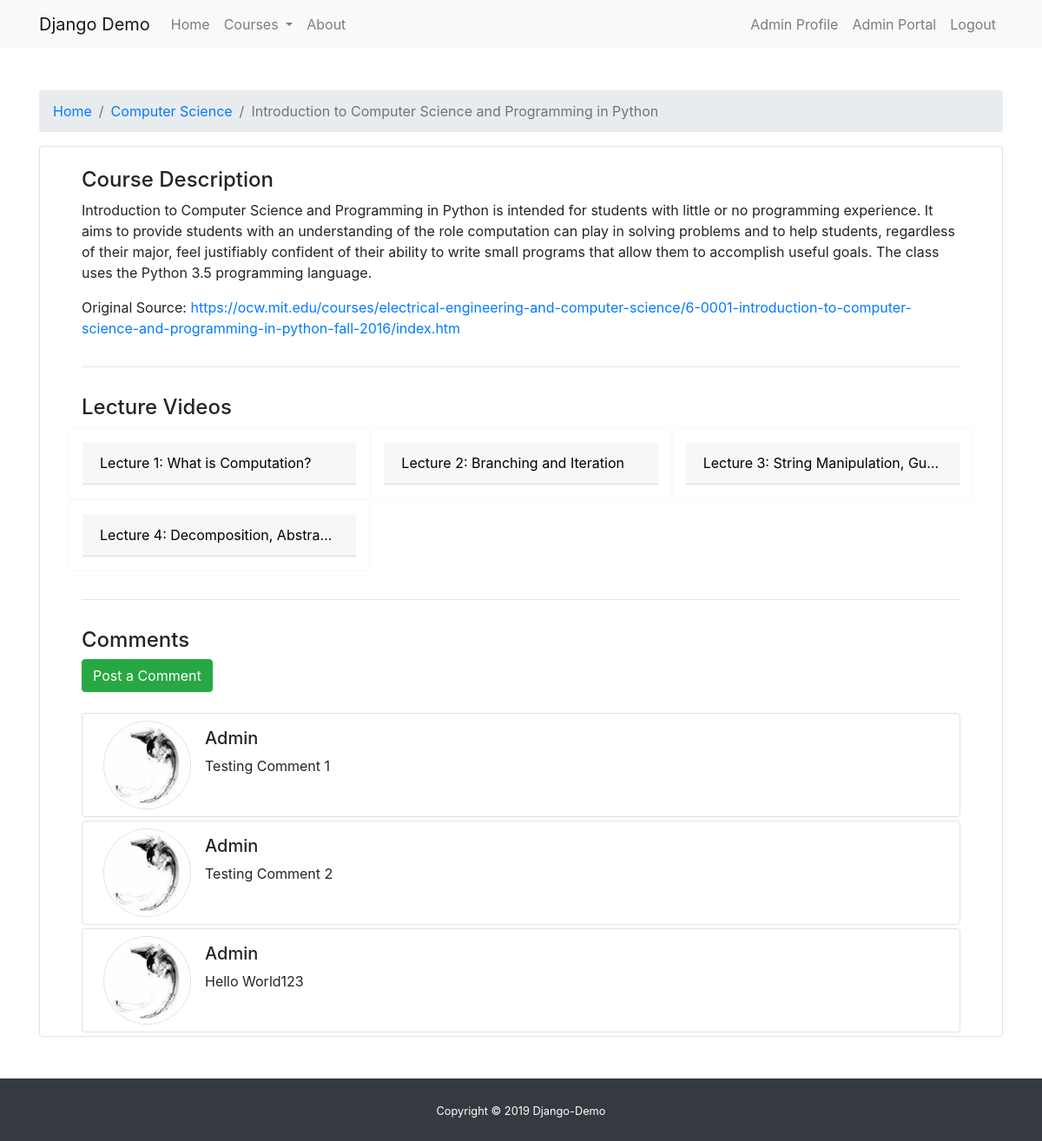
The page /course/1/ (signed in) on the database its author committed.
### main/models.py (models this page shows, shortened)
class Course(models.Model):
    subject = models.ForeignKey('Subject', on_delete=models.CASCADE)
    author = models.ForeignKey(User, on_delete=models.CASCADE)
    title = models.CharField(max_length=255, null=False)
    teacher = models.CharField(max_length=100, default='Unknown')
    description = models.TextField(null=False)
    source_link = models.TextField(default="No Source")

class Subject(models.Model):
    title = models.CharField(max_length=100, null=False)
    description = models.TextField(null=False)
    slug = models.SlugField()
    def __str__(self):
        return f'{self.title}'

class CourseVideo(models.Model):
    course = models.ForeignKey('Course', on_delete=models.CASCADE)
    title = models.CharField(max_length=255, null=False)
    description = models.TextField(null=False)
    teacher = models.CharField(max_length=100, default='Unknown')
    link = models.CharField(max_length=11, null=False)

class Comment(models.Model):
    user = models.ForeignKey(User, on_delete=models.CASCADE)
    course = models.ForeignKey('Course', on_delete=models.CASCADE)
    comment = models.TextField(null=False)

### user/models.py (models this page shows, shortened)
class Profile(models.Model):
    user = models.OneToOneField(User, on_delete=models.CASCADE)
    image = models.ImageField(default='default.jpg', upload_to='profile_pics')

### main/views.py (the view)
# urls.py: path('course/<int:pk>/', CourseDetailView.as_view(), name='main-course'),
class CourseDetailView(DetailView):
    model = Course
    template_name = "main/course_detail.html"
    context_object_name = 'course'
    extra_context = {
        'title': 'Course Detail'
    }

### main/context_processor.py (called while the page is built)
def custom_context(request):
    subjects = Subject.objects.all()
    courses = Course.objects.all()
    videos = CourseVideo.objects.all()
    comments = Comment.objects.all()
    profile = Profile.objects.all()
    return {
        'subjects': subjects,
        'courses': courses,
        'videos': videos,
        'comments': comments,
        'profile': profile
    }

### main/templates/main/course_detail.html
{% extends "main/base.html" %}
{% load crispy_forms_tags %}
{% block content %}
    <div class="container my-5">
        <nav aria-label="breadcrumb">
            <ol class="breadcrumb">
                <li class="breadcrumb-item"><a href="{% url 'main-index' %}">Home</a></li>
                <li class="breadcrumb-item"><a href="{% url 'main-subjects' course.subject.slug %}">{{ course.subject.title }}</a></li>
                <li class="breadcrumb-item active" aria-current="page">{{ course.title }}</li>
            </ol>
        </nav>
        <div class="pt-4 px-5 border rounded">
            <h4 id="description-section">Course Description</h4>
            <p>{{ course.description }}</p>
            <p  class="pb-3">Original Source: <a href="{{ course.source_link }}">{{ course.source_link }}</a></p>
            <hr class="pb-3" />
            <h4 id="coursevideo-section">Lecture Videos</h4>
            <div class="row pb-3">
                {% for video in videos %}
                    {% if video.course == course %}
                        <div class="card border-light col-lg-4 py-3">
                            <a href="{% url 'main-video' course.pk video.pk %}" id="anchor-no-style">
                                <div class="card-header text-truncate">{{ video.title }}</div>
                            </a>
                        </div>
                    {% endif %}
                {% endfor %}
            </div>
            <hr class="pb-3" />
            <div>
                <h4 id="comment-section">Comments</h4>
                <div class="mb-4">
                    <button type="button" class="btn btn-success">
                        <a class="text-white" href="{% url 'main-comment' course.pk %}">Post a Comment</a>
                    </button>
                </div>
                {% if not comments.count == 0 %}
                    {% for comment in comments %}
                        {% if comment.course == course %}
                            <div class="media border rounded my-1 py-2 px-4">
                                <img src="{{ comment.user.profile.image.url }}"
                                     class="mr-3 border rounded-circle" alt="Profile Image">
                                <div class="media-body mt-2">
                                    <h5>{{ comment.user.username|title }}</h5>
                                    <p>
                                        {{ comment.comment}}
                                    </p>
                                </div>
                            </div>
                        {% endif %}
                    {% endfor %}
                {% else %}
                    <div class="pt-2">
                        <p class="text-muted text-center">There are no comments yet!</p>
                    </div>
                {% endif %}
            </div>
        </div>
    </div>
{% endblock %}

### main/templates/main/base.html (shortened to what this page needs)
{% load static %}
<!DOCTYPE html>
<html lang="en">
<head>
    <link rel="stylesheet" href="https://maxcdn.bootstrapcdn.com/bootstrap/4.0.0/css/bootstrap.min.css">
    <link rel="stylesheet" type="text/css" href="{% static 'main/css/main.css' %}">
</head>
<body>
<nav class="navbar navbar-expand-lg navbar-light bg-light sticky-top">
    <div class="container">
        <a class="navbar-brand" href="{% url "main-index" %}">Django Demo</a>
        <div class="collapse navbar-collapse" id="navbarNav">
            <div class="mr-auto">
                <ul class="navbar-nav">
                    <li class="nav-item">
                        <a class="nav-link" href="{% url 'main-index' %}">Home</a>
                    </li>
                    <li class="nav-item dropdown">
                        <a class="nav-link dropdown-toggle" href="#"
                           id="navbarDropdown" role="button" data-toggle="dropdown" aria-haspopup="true" aria-expanded="false">
                            Courses
                        </a>
                    </li>
                    <li class="nav-item">
                        <a class="nav-link" href="{% url 'main-about' %}">About</a>
                    </li>
                </ul>
            </div>
            <div>
                <ul class="navbar-nav">
                    {% if user.is_authenticated %}
                        <li class="nav-item">
                            <a class="nav-link" href="{% url 'profile' %}">{{ user.username|title }} Profile</a>
                        </li>
                        {% if user.is_superuser %}
                            <li class="nav-item">
                                <a class="nav-link" href="{{ url }}/admin/">Admin Portal</a>
                            </li>
                        {% endif %}
                        <li class="nav-item">
                            <a class="nav-link" href="{% url 'logout' %}">Logout</a>
                        </li>
                    {% endif %}
                </ul>
            </div>
        </div>
    </div>
</nav>
<main role="main" style="min-height: 600px">
    {% block content %}{% endblock %}
</main>
<footer id="sticky-footer" class="py-4 bg-dark text-white">
    <div class="container text-center">
        <small>Copyright &copy; 2019 Django-Demo</small>
    </div>
</footer>
</body>
</html>

### main/static/main/css/main.css (style rules this page uses)
#anchor-no-style { color: black; text-decoration: none; }

### rows shown on the page
Course: subject "Computer Science", title "Introduction to Computer Science and Programming in Python", description "Introduction to Computer Science and Programming in Python is intended for students with little or no programming experience. It aims to provide students with an understanding of the role computation can play in solving problems and to help students, regardless of their major, feel justifiably confident of their ability to write small programs that allow them to accomplish useful goals. The class uses the Python 3.5 programming language.", source_link "https://ocw.mit.edu/courses/electrical-engineering-and-computer-science/6-0001-introduction-to-computer-science-and-programming-in-python-fall-2016/index.htm"
CourseVideo: title "Lecture 1: What is Computation?"
CourseVideo: title "Lecture 2: Branching and Iteration"
CourseVideo: title "Lecture 3: String Manipulation, Gu…"
CourseVideo: title "Lecture 4: Decomposition, Abstra…"
Comment: user.profile.image (picture), user.username "Admin", comment "Testing Comment 1"
Comment: user.profile.image (picture), user.username "Admin", comment "Testing Comment 2"
Comment: user.profile.image (picture), user.username "Admin", comment "Hello World123"

### other values the page prints
{{ user.username|title }} "Admin"
